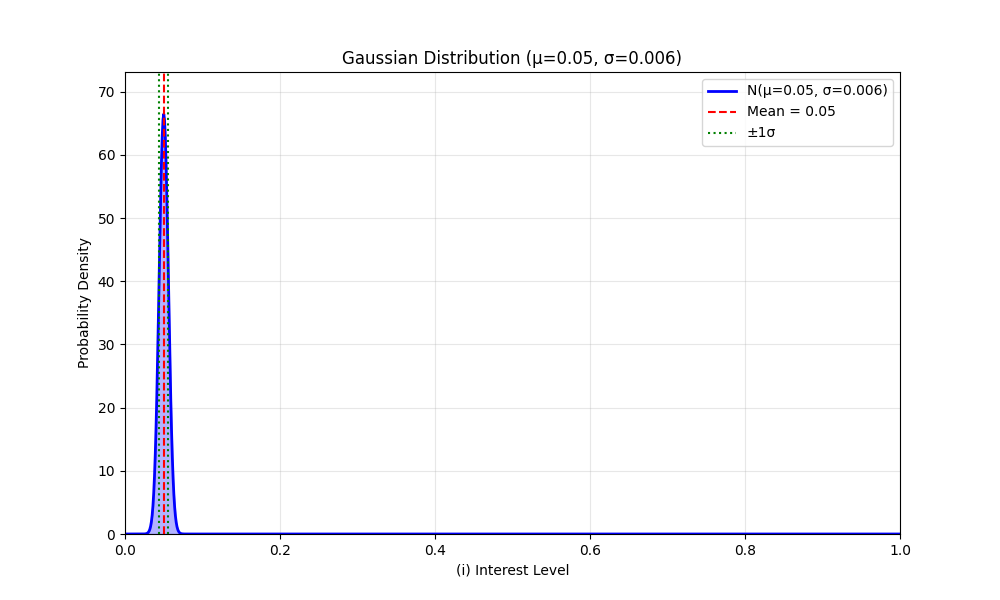

The script that saved this image:
#!/usr/bin/env python

import numpy as np
import matplotlib.pyplot as plt
from scipy.stats import norm

# Parameters
mu = 0.05  # mean
sigma = 0.006  # standard deviation

# Create points for x-axis (cover ±4 standard deviations)
#x = np.linspace(mu - 4*sigma, mu + 4*sigma, 1000)
x = np.linspace(0, 1, 1000)

# Create Gaussian distribution
y = norm.pdf(x, mu, sigma)

# Create the plot
plt.figure(figsize=(10, 6))
plt.plot(x, y, 'b-', lw=2, label=f'N(μ={mu}, σ={sigma})')

# Fill under the curve
plt.fill_between(x, y, alpha=0.3, color='blue')

# Add vertical line at mean
plt.axvline(x=mu, color='red', linestyle='--', label='Mean = 0.05')

# Add lines for standard deviation ranges
plt.axvline(x=mu+sigma, color='green', linestyle=':', label='±1σ')
plt.axvline(x=mu-sigma, color='green', linestyle=':')

# Customize the plot
plt.title(f'Gaussian Distribution (μ={mu}, σ={sigma})')
plt.xlabel('(i) Interest Level')
plt.ylabel('Probability Density')
plt.grid(True, alpha=0.3)
plt.legend()

# Set axis limits
plt.xlim(0, 1)
plt.ylim(0, max(y) * 1.1)

plt.savefig('gaussian.png')
plt.tight_layout()
plt.show()
